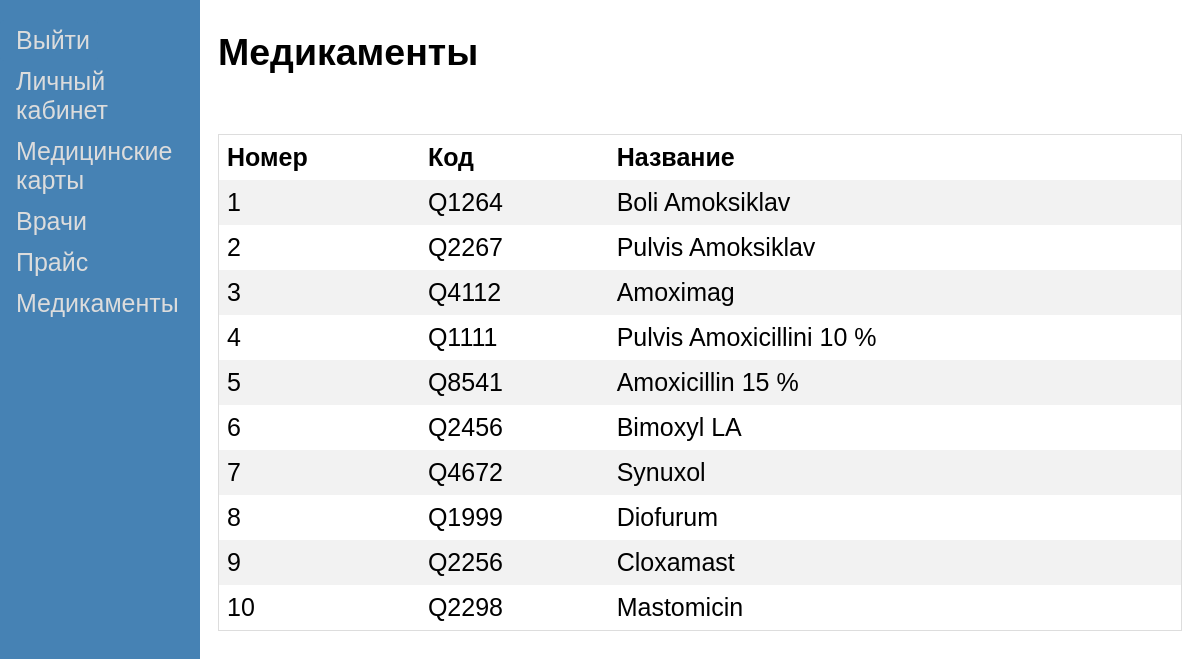
/medicines.phtml, run on the app's committed database.
### tables this page shows
CREATE TABLE `medicines` (
  `idmedicines` int NOT NULL,
  `Code` varchar(45) NOT NULL,
  `Name` varchar(45) NOT NULL
);

### medicines.phtml (the view, shortened to what this page needs)
<!DOCTYPE html>
<head>
<link rel="stylesheet" type="text/css" href="style.css">
</head>
<body>
<div class="sidenav">
    <form action="exit.php">
    <input type="submit" value="Выйти" >
    </form>
  <a href="lk.phtml">Личный кабинет</a>
  <a href="medcard.phtml">Медицинские карты</a>
  <a href="doctors.phtml">Врачи</a>
  <a href="pricelist.phtml">Прайс</a>
  <a href="medicines.phtml">Медикаменты</a>
</div>
<div class="main">
    <h2>Медикаменты</h2>
<?php
$host="localhost";
$port=3360;
$socket="";
$user="root";
$password="";
$dbname="vetclinic";
$con = new mysqli($host, $user, $password, $dbname, $port, $socket)
    or die ('Could not connect to the database server' . mysqli_connect_error());
$show = $con->query("SELECT * FROM medicines");
echo '
    <br><table>
        <tr>
        <th>Номер</th>
        <th>Код</th>
        <th>Название</th>
        </tr>';
$all = $show->fetch_all(MYSQLI_ASSOC);
foreach($all as $row)
{
    echo "<tr>";
    echo "<td>" . $row["idmedicines"] . "</td>";
    echo "<td>" . $row["Code"] . "</td>";
    echo "<td>" . $row["Name"] . "</td>";
    echo "</tr>";
}
echo "
    </table>
    </body>
    </html>
";
?>
</body>
</html>

### style.css (style rules this page uses)
body { background-color: #f1f1f1; font-family: "Lato", sans-serif; }
.sidenav { height: 100%; width: 200px; position: fixed; z-index: 1; top: 0; left: 0; background-color: #4682B4; overflow-x: hidden; padding-top: 20px; }
.sidenav a { padding: 6px 8px 6px 16px; text-decoration: none; font-size: 25px; color: #DCDCDC; display: block; }
.sidenav input[type=submit] { background-color: #4682B4; color: #DCDCDC; font-size: 25px; padding: 6px 8px 6px 16px; border: none; border-radius: 4px; cursor: pointer; }
.main { margin-left: 200px; font-size: 25px; padding: 0px 10px; }
body, html { height: 100%; font-family: Arial, Helvetica, sans-serif; background-color: white; }
* { box-sizing: border-box; }

### medicines.phtml (style rules this page uses)
table { border-collapse: collapse; border-spacing: 0; width: 100%; border: 1px solid #ddd; }
th, td { text-align: left; padding: 8px; }
tr:nth-child(even) { background-color: #f2f2f2 }
.sidenav input[type=submit] { background-color: #4682B4; color: #DCDCDC; font-size: 25px; padding: 6px 8px 6px 16px; border: none; border-radius: 4px; cursor: pointer; }
input[type=submit] { background-color: #4CAF50; color: white; padding: 12px 20px; border: none; border-radius: 4px; cursor: pointer; }

### data on the page
medicines: idmedicines "1", Code "Q1264", Name "Boli Amoksiklav"
medicines: idmedicines "2", Code "Q2267", Name "Pulvis Amoksiklav"
medicines: idmedicines "3", Code "Q4112", Name "Amoximag"
medicines: idmedicines "4", Code "Q1111", Name "Pulvis Amoxicillini 10 %"
medicines: idmedicines "5", Code "Q8541", Name "Amoxicillin 15 %"
medicines: idmedicines "6", Code "Q2456", Name "Bimoxyl LA"
medicines: idmedicines "7", Code "Q4672", Name "Synuxol"
medicines: idmedicines "8", Code "Q1999", Name "Diofurum"
medicines: idmedicines "9", Code "Q2256", Name "Cloxamast"
medicines: idmedicines "10", Code "Q2298", Name "Mastomicin"
